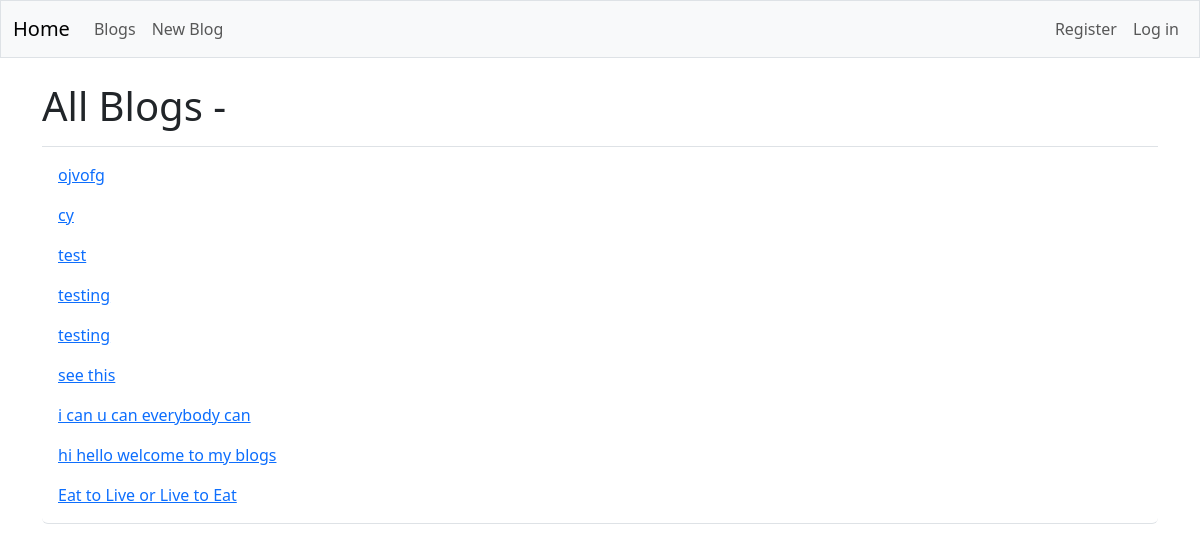
Page /Blogs/ on the committed database.
### blogs/models.py (models this page shows, shortened)
class Blog(models.Model) :
    topic = models.CharField(max_length=200)
    text = models.TextField()
    date_added = models.DateTimeField(auto_now_add=True)
    owner = models.ForeignKey(User,on_delete=models.CASCADE)

### blogs/views.py (the view)
# urls.py: path('Blogs/',views.blogs,name='blogs'),
def blogs(request):
    blogs = Blog.objects.order_by('-date_added')
    context={'blogs':blogs}
    return render(request,'blogs/blogs.html',context)

### blogs/templates/blogs/blogs.html
{%extends 'blogs/base.html'%}
{% block page_header %}
    <h1>All Blogs -</h1>
{% endblock page_header %}
{% block content%}
    <ul class="list-group border-bottom pb-2 mb-4">
        {% for blog in blogs %}
            <li class="list-group-item border-0">
                <a href="{% url 'blogs:blog' blog.id %}">{{ blog.topic }}</a>
            </li>
        {% empty %}
            <li class="list-group-item border-0">No blog have been added yet.</li>
        {% endfor %}
    </ul>
{% endblock content%}

### rows in the picture
Blog: topic "ojvofg"
Blog: topic "cy"
Blog: topic "test"
Blog: topic "testing"
Blog: topic "testing"
Blog: topic "see this"
Blog: topic "i can u can everybody can"
Blog: topic "hi hello welcome to my blogs"
Blog: topic "Eat to Live or Live to Eat"
